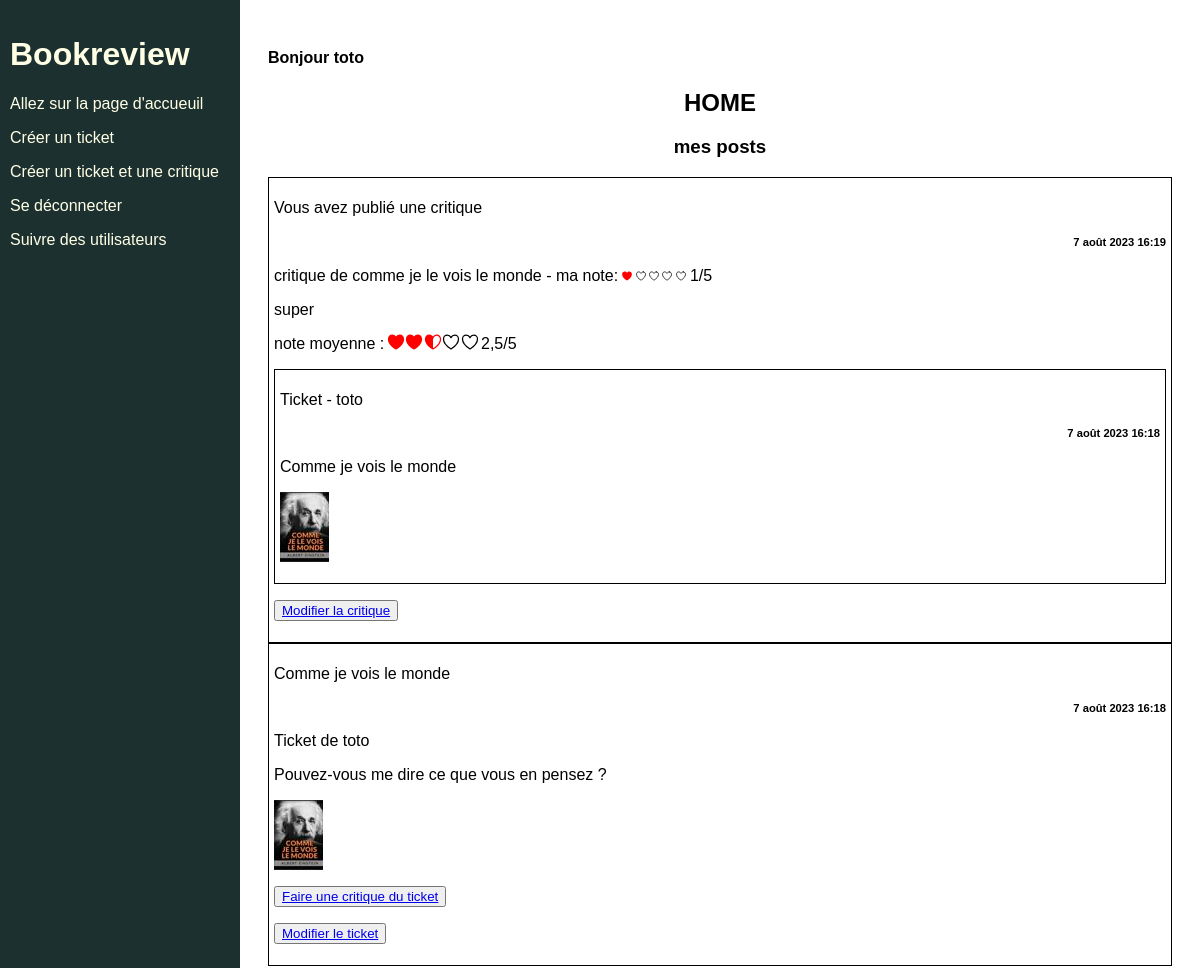
The app's page /home/ (signed in, upper part), older data.
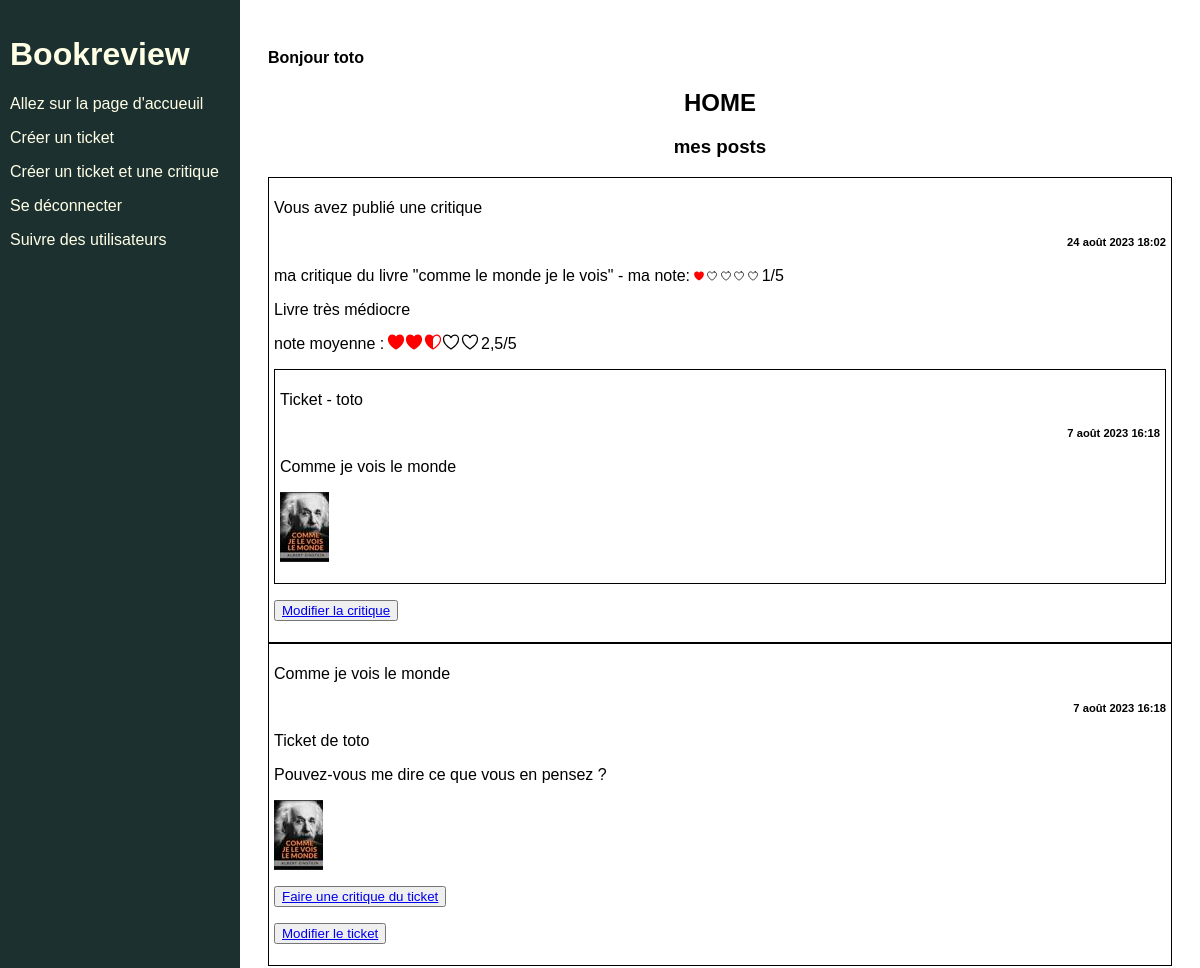
The same page, newer data.
### review/models.py (models this page shows, shortened)
class Review(models.Model):
    ticket = models.ForeignKey(to=Ticket, on_delete=models.CASCADE)
    rating = models.PositiveSmallIntegerField(
        validators=[MinValueValidator(0), MaxValueValidator(5)])
    """
    field hearts is for average and representations
    average = {average:{
                        average:value --> average of all ratings
                        full:value,   --> number of full hearts for average
                        empty:value,  --> number of empty hearts for average
                        half:value    --> number of half hearts for average
                        },
               author_rating:{
                              rating:value  --> rating of the author
                              full:value,   --> number of full hearts for author rating
                              empty:value,  --> number of empty hearts for author rating
                              half:value    --> number of half hearts for author rating
                              }
                }
    """
    hearts = models.JSONField(blank=True)
    headline = models.CharField(max_length=128, verbose_name='titre')
    body = models.TextField(max_length=8192, blank=True)
    author = models.ForeignKey(
        to=settings.AUTH_USER_MODEL, on_delete=models.CASCADE)
    date_created = models.DateTimeField(auto_now_add=True)

class Ticket(models.Model):
    IMAGE_MAX_SIZE = (70, 70)
    title = models.CharField(max_length=128, verbose_name='titre')
    description = models.TextField(max_length=2048, verbose_name='description', blank=True)
    author  = models.ForeignKey(settings.AUTH_USER_MODEL, on_delete=models.CASCADE)
    image = models.ImageField(verbose_name='image', null=True, blank=True)
    date_created = models.DateTimeField(auto_now_add=True)

### authentication/models.py (models this page shows)
class User(AbstractUser):
    pass

### review/views.py (the view)
# urls.py: 2. Add a URL to urlpatterns:  path('', views.home, name='home')
@login_required
def home(request):
    tickets = models.Ticket.objects.all()
    my_tickets = tickets.filter(author=request.user)
    reviews = models.Review.objects.all()
    my_reviews = reviews.filter(author=request.user)
    my_reviews = my_reviews.annotate(content_type=Value('REVIEW', CharField()))
    my_tickets = my_tickets.annotate(content_type=Value('TICKET', CharField()))
    my_posts = sorted(chain(my_reviews, my_tickets),
                      key=lambda instance: instance.date_created,
                      reverse=True
                    )
    tickets = tickets.exclude(author=request.user)
    reviews = reviews.exclude(author=request.user)
    sub_list = []
    follows = models.UserFollows.objects.filter(user=request.user)
    for follow in follows:
        sub_list.append(follow.followed_user)
    follow_tickets = tickets.filter(author__in=sub_list).exclude(author=request.user)
    follow_reviews = reviews.filter(author__in=sub_list).exclude(ticket__author=request.user)
    reviews_my_tickets = reviews.filter(ticket__author=request.user)
    follow_tickets = follow_tickets.annotate(content_type=Value('TICKET', CharField()))
    follow_reviews = follow_reviews.annotate(content_type=Value('REVIEW', CharField()))
    reviews_my_tickets = reviews_my_tickets.annotate(content_type=Value('REVIEW', CharField()))
    reviews_my_tickets = reviews_my_tickets.order_by("-date_created")
    follows = sorted(chain(follow_tickets, follow_reviews),
                      key=lambda instance: instance.date_created,
                      reverse=True
                      )
    other_tickets = tickets.exclude(author__in=sub_list).exclude(author=request.user).annotate(content_type=Value('TICKET', CharField()))
    other_reviews = reviews.exclude(author__in=sub_list).exclude(ticket__author=request.user).annotate(content_type=Value('REVIEW', CharField()))
    others = sorted(chain(other_tickets, other_reviews ),
                      key=lambda instance: instance.date_created,
                      reverse=True
                      )
    context = {
        "my_posts":my_posts,
        "follows":follows,
        "reviews_my_tickets":reviews_my_tickets,
        "others":others
        }
    return render(request, "review/home.html", context=context)

### review/templates/review/home.html (shortened to what this page needs)
{% extends "base.html" %}
{% block content %}
    {% load static %}
    <link rel="stylesheet" href="{% static 'css/home.css' %}">
    <h2 id="home"><strong>HOME</strong></h2>
    <p><h3>mes posts</h3></p>
    {% for post in my_posts %}
    {% if post.content_type == 'TICKET' %}
        {% include 'ticket/ticket.html' with ticket=post %}
    {% elif post.content_type == 'REVIEW' %}
        {% include 'review/review.html' with review=post %}
    {% endif %}
    {% endfor %}
    {% for reviews_my_ticket in reviews_my_tickets %}
        {% if reviews_my_ticket.content_type == 'TICKET' %}
            {% include 'ticket/ticket.html' with ticket=reviews_my_ticket %}
        {% elif reviews_my_ticket.content_type == 'REVIEW' %}
            {% include 'review/review.html' with review=reviews_my_ticket %}
        {% endif %}
    {% endfor %}
    {% for follow in follows %}
        {% if follow.content_type == 'TICKET' %}
            {% include 'ticket/ticket.html' with ticket=follow %}
        {% elif follow.content_type == 'REVIEW' %}
            {% include 'review/review.html' with review=follow %}
        {% endif %}
    {% endfor %}
{% endblock content %}

### templates/review/review.html (shortened to what this page needs)
{% load static %}
<link rel="stylesheet" href="{% static 'css/review.css' %}">
<div id="block_review">
    {% if review.author == request.user %}
        <p>Vous avez publié une critique</p>
    {% else %}
        <P>{{review.author}} a publié une critique</P>
    {% endif %}
    <p><h5> {{ review.date_created }} </h5></p>
    <p> {{review.headline}} - ma note:
        {% for _ in review.hearts.author_rating.full %}
        <img class="mini_heart" src="{% static 'images/heart.svg'%}">
        {% endfor %}
        {% for _ in review.hearts.author_rating.empty %}
        <img class="mini_heart" src="{% static 'images/heart-outline.svg'%}">
        {% endfor %}
        {{review.hearts.author_rating.rating}}/5
    </p>
    <p> {{review.body}} </p>
    <p> note moyenne :
        {% for _ in review.hearts.average.full %}
        <img class="heart" src="{% static 'images/heart.svg'%}">
        {% endfor %}
        {% for _ in review.hearts.average.half %}
        <img class="heart" src="{% static 'images/heart-half-outline.svg'%}">
        {% endfor %}
        {% for _ in review.hearts.average.empty %}
        <img class="heart" src="{% static 'images/heart-outline.svg'%}">
        {% endfor %}
        {{review.hearts.average.average}}/5
        <div id="block_ticket">
            <p>Ticket - {{ review.ticket.author }} </p>
            <h5> {{ review.ticket.date_created }} </h5>
            <p>{{ review.ticket.title }}</p>
            <p>{% if review.ticket.image %}
                    <img src="{{ review.ticket.image.url }}">
                {% endif %}
            </p>
        </div>
    </p>
    {% if review.author == request.user %}
        <p><button><a href="{% url 'edit_review' review.id %}">Modifier la critique</a></button></p>
    {% endif %}
</div>

### templates/ticket/ticket.html
{% load static %}
<link rel="stylesheet" href="{% static 'css/ticket.css' %}">
<div id="block_ticket">
    <p>{{ ticket.title }}</p>
    <h5><p>{{ ticket.date_created}}</p></h5>
    <p>Ticket de {{ ticket.author }}</p>
    <p>{{ ticket.description}}</p>
    <p>{% if ticket.image %}</p>
            <img src="{{ ticket.image.url }}">
        {% endif %}
        <p><button><a href="{% url 'review' ticket.id %}">Faire une critique du ticket</a></button></p>
        {% if ticket.author == request.user %}
            <p><button><a href="{% url 'edit_ticket' ticket.id %}">Modifier le ticket</a></button></p>
        {% endif %}
</div>

Row changes from the older to the newer data that the page shows:
removed Review: shows "Vous avez publié une critique", date_created "7 août 2023 16:19", headline "critique de comme je le vois le monde", hearts.author_rating.rating "1", body "super", hearts.average.average "2,5", ticket.author "toto", ticket.date_created "7 août 2023 16:18", ticket "Comme je vois le monde", ticket.image (picture), shows "Modifier la critique"
added Review: shows "Vous avez publié une critique", date_created "24 août 2023 18:02", headline "ma critique du livre \"comme le monde je le vois\"", hearts.author_rating.rating "1", body "Livre très médiocre", hearts.average.average "2,5", ticket.author "toto", ticket.date_created "7 août 2023 16:18", ticket "Comme je vois le monde", ticket.image (picture), shows "Modifier la critique"
